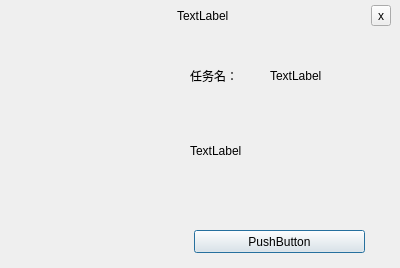
<?xml version="1.0" encoding="UTF-8"?>
<ui version="4.0">
 <class>right_bottom_popupwindow</class>
 <widget class="QDialog" name="right_bottom_popupwindow">
  <property name="geometry">
   <rect>
    <x>0</x>
    <y>0</y>
    <width>400</width>
    <height>268</height>
   </rect>
  </property>
  <property name="windowTitle">
   <string>Dialog</string>
  </property>
  <property name="styleSheet">
   <string notr="true"/>
  </property>
  <widget class="QWidget" name="widget_main" native="true">
   <property name="geometry">
    <rect>
     <x>10</x>
     <y>0</y>
     <width>381</width>
     <height>261</height>
    </rect>
   </property>
   <property name="styleSheet">
    <string notr="true">QWidget[objectName=&quot;widget_main&quot;] {
	background-image:url(:/resource/image/bk_modal.png)
}
</string>
   </property>
   <widget class="QWidget" name="horizontalLayoutWidget">
    <property name="geometry">
     <rect>
      <x>0</x>
      <y>0</y>
      <width>381</width>
      <height>31</height>
     </rect>
    </property>
    <layout class="QHBoxLayout" name="horizontalLayout">
     <item>
      <widget class="QLabel" name="label_system_icon">
       <property name="minimumSize">
        <size>
         <width>24</width>
         <height>24</height>
        </size>
       </property>
       <property name="maximumSize">
        <size>
         <width>24</width>
         <height>24</height>
        </size>
       </property>
       <property name="styleSheet">
        <string notr="true">QLabel[objectName=&quot;label_system_icon&quot;] { 
	border-image: url(:/resource/icon/tray_windows.ico)
}</string>
       </property>
       <property name="text">
        <string/>
       </property>
      </widget>
     </item>
     <item>
      <spacer name="horizontalSpacer">
       <property name="orientation">
        <enum>Qt::Horizontal</enum>
       </property>
       <property name="sizeHint" stdset="0">
        <size>
         <width>40</width>
         <height>20</height>
        </size>
       </property>
      </spacer>
     </item>
     <item>
      <widget class="QLabel" name="label_title">
       <property name="text">
        <string>TextLabel</string>
       </property>
      </widget>
     </item>
     <item>
      <spacer name="horizontalSpacer_2">
       <property name="orientation">
        <enum>Qt::Horizontal</enum>
       </property>
       <property name="sizeHint" stdset="0">
        <size>
         <width>40</width>
         <height>20</height>
        </size>
       </property>
      </spacer>
     </item>
     <item>
      <widget class="QToolButton" name="btn_close">
       <property name="text">
        <string>x</string>
       </property>
      </widget>
     </item>
    </layout>
   </widget>
   <widget class="QLabel" name="label_splite">
    <property name="geometry">
     <rect>
      <x>3</x>
      <y>30</y>
      <width>371</width>
      <height>8</height>
     </rect>
    </property>
    <property name="minimumSize">
     <size>
      <width>0</width>
      <height>8</height>
     </size>
    </property>
    <property name="maximumSize">
     <size>
      <width>16777215</width>
      <height>8</height>
     </size>
    </property>
    <property name="styleSheet">
     <string notr="true">border-image: url(:/resource/image/splite_line.png)</string>
    </property>
    <property name="text">
     <string/>
    </property>
   </widget>
   <widget class="QLabel" name="label">
    <property name="geometry">
     <rect>
      <x>20</x>
      <y>80</y>
      <width>101</width>
      <height>101</height>
     </rect>
    </property>
    <property name="styleSheet">
     <string notr="true">border-image: url(:/resource/image/popup_info_title.png)</string>
    </property>
    <property name="text">
     <string/>
    </property>
   </widget>
   <widget class="QLabel" name="label_info_title">
    <property name="geometry">
     <rect>
      <x>260</x>
      <y>60</y>
      <width>101</width>
      <height>31</height>
     </rect>
    </property>
    <property name="text">
     <string>TextLabel</string>
    </property>
   </widget>
   <widget class="QLabel" name="label_info">
    <property name="geometry">
     <rect>
      <x>180</x>
      <y>110</y>
      <width>181</width>
      <height>81</height>
     </rect>
    </property>
    <property name="text">
     <string>TextLabel</string>
    </property>
   </widget>
   <widget class="QLabel" name="label_2">
    <property name="geometry">
     <rect>
      <x>140</x>
      <y>40</y>
      <width>16</width>
      <height>211</height>
     </rect>
    </property>
    <property name="styleSheet">
     <string notr="true">border-image: url(:/resource/image/splite_line.png)</string>
    </property>
    <property name="text">
     <string/>
    </property>
   </widget>
   <widget class="QLabel" name="label_info_title_2">
    <property name="geometry">
     <rect>
      <x>180</x>
      <y>60</y>
      <width>51</width>
      <height>31</height>
     </rect>
    </property>
    <property name="text">
     <string>任务名：</string>
    </property>
   </widget>
   <widget class="QPushButton" name="btn_hide">
    <property name="geometry">
     <rect>
      <x>184</x>
      <y>230</y>
      <width>171</width>
      <height>23</height>
     </rect>
    </property>
    <property name="text">
     <string>PushButton</string>
    </property>
   </widget>
  </widget>
 </widget>
 <resources/>
 <connections/>
</ui>
